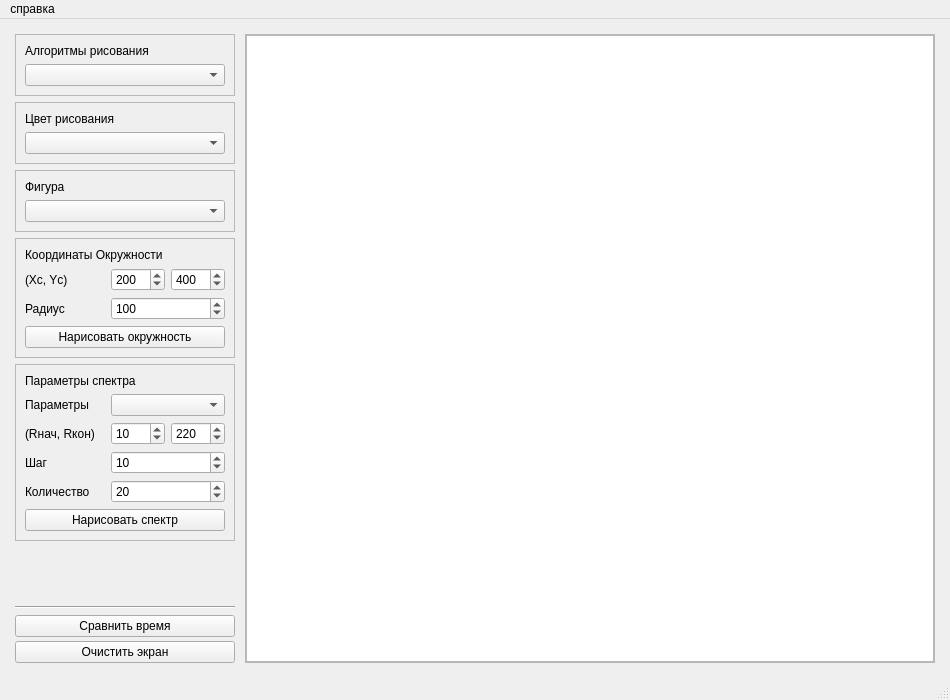
<?xml version="1.0" encoding="UTF-8"?>
<ui version="4.0">
 <class>MainWindow</class>
 <widget class="QMainWindow" name="MainWindow">
  <property name="geometry">
   <rect>
    <x>0</x>
    <y>0</y>
    <width>950</width>
    <height>700</height>
   </rect>
  </property>
  <property name="minimumSize">
   <size>
    <width>850</width>
    <height>680</height>
   </size>
  </property>
  <property name="windowTitle">
   <string>MainWindow</string>
  </property>
  <widget class="QWidget" name="centralwidget">
   <property name="sizePolicy">
    <sizepolicy hsizetype="Preferred" vsizetype="Preferred">
     <horstretch>0</horstretch>
     <verstretch>0</verstretch>
    </sizepolicy>
   </property>
   <layout class="QVBoxLayout" name="verticalLayout_3">
    <item>
     <layout class="QHBoxLayout" name="horizontalLayout">
      <property name="spacing">
       <number>10</number>
      </property>
      <property name="sizeConstraint">
       <enum>QLayout::SetDefaultConstraint</enum>
      </property>
      <property name="leftMargin">
       <number>6</number>
      </property>
      <property name="topMargin">
       <number>6</number>
      </property>
      <property name="rightMargin">
       <number>6</number>
      </property>
      <property name="bottomMargin">
       <number>6</number>
      </property>
      <item>
       <layout class="QVBoxLayout" name="verticalLayout">
        <property name="spacing">
         <number>6</number>
        </property>
        <property name="sizeConstraint">
         <enum>QLayout::SetDefaultConstraint</enum>
        </property>
        <item>
         <layout class="QVBoxLayout" name="topLayout">
          <property name="spacing">
           <number>6</number>
          </property>
          <item>
           <widget class="QFrame" name="algsListFrame">
            <property name="frameShape">
             <enum>QFrame::StyledPanel</enum>
            </property>
            <property name="frameShadow">
             <enum>QFrame::Raised</enum>
            </property>
            <layout class="QVBoxLayout" name="verticalLayout_7">
             <item>
              <widget class="QLabel" name="algsListLabel">
               <property name="text">
                <string>Алгоритмы рисования</string>
               </property>
              </widget>
             </item>
             <item>
              <widget class="QComboBox" name="algorithmComboBox">
               <property name="minimumSize">
                <size>
                 <width>180</width>
                 <height>0</height>
                </size>
               </property>
              </widget>
             </item>
            </layout>
           </widget>
          </item>
          <item>
           <widget class="QFrame" name="colorFrame">
            <property name="frameShape">
             <enum>QFrame::StyledPanel</enum>
            </property>
            <layout class="QVBoxLayout" name="verticalLayout_12">
             <item>
              <widget class="QLabel" name="colorChoiceLabel">
               <property name="text">
                <string>Цвет рисования</string>
               </property>
              </widget>
             </item>
             <item>
              <widget class="QComboBox" name="colorComboBox"/>
             </item>
            </layout>
           </widget>
          </item>
          <item>
           <widget class="QFrame" name="FigureFrame">
            <property name="frameShape">
             <enum>QFrame::StyledPanel</enum>
            </property>
            <layout class="QVBoxLayout" name="verticalLayout_4">
             <item>
              <widget class="QLabel" name="figureLabel">
               <property name="text">
                <string>Фигура</string>
               </property>
              </widget>
             </item>
             <item>
              <widget class="QComboBox" name="figureComboBox"/>
             </item>
            </layout>
           </widget>
          </item>
          <item>
           <widget class="QStackedWidget" name="CircleEllipseSW">
            <property name="enabled">
             <bool>true</bool>
            </property>
            <property name="sizePolicy">
             <sizepolicy hsizetype="Maximum" vsizetype="Preferred">
              <horstretch>0</horstretch>
              <verstretch>0</verstretch>
             </sizepolicy>
            </property>
            <property name="currentIndex">
             <number>0</number>
            </property>
            <widget class="QWidget" name="circlePage">
             <property name="sizePolicy">
              <sizepolicy hsizetype="Preferred" vsizetype="Preferred">
               <horstretch>0</horstretch>
               <verstretch>0</verstretch>
              </sizepolicy>
             </property>
             <property name="minimumSize">
              <size>
               <width>220</width>
               <height>0</height>
              </size>
             </property>
             <layout class="QVBoxLayout" name="verticalLayout_5">
              <property name="leftMargin">
               <number>0</number>
              </property>
              <property name="topMargin">
               <number>0</number>
              </property>
              <property name="rightMargin">
               <number>0</number>
              </property>
              <property name="bottomMargin">
               <number>0</number>
              </property>
              <item>
               <widget class="QFrame" name="drawCircleFrame">
                <property name="sizePolicy">
                 <sizepolicy hsizetype="Ignored" vsizetype="Preferred">
                  <horstretch>0</horstretch>
                  <verstretch>0</verstretch>
                 </sizepolicy>
                </property>
                <property name="frameShape">
                 <enum>QFrame::StyledPanel</enum>
                </property>
                <layout class="QVBoxLayout" name="verticalLayout_13">
                 <item>
                  <widget class="QLabel" name="drawCircleLabel">
                   <property name="text">
                    <string>Координаты Окружности</string>
                   </property>
                  </widget>
                 </item>
                 <item>
                  <layout class="QGridLayout" name="circleInputGrid" columnminimumwidth="80,0,0">
                   <item row="1" column="0">
                    <widget class="QLabel" name="circleCenterLabel">
                     <property name="text">
                      <string>(Xc, Yc)</string>
                     </property>
                    </widget>
                   </item>
                   <item row="2" column="0">
                    <widget class="QLabel" name="circleRadiusLabel">
                     <property name="text">
                      <string>Радиус</string>
                     </property>
                    </widget>
                   </item>
                   <item row="1" column="1">
                    <widget class="QSpinBox" name="circleCenterX_SB">
                     <property name="maximum">
                      <number>600</number>
                     </property>
                     <property name="value">
                      <number>200</number>
                     </property>
                    </widget>
                   </item>
                   <item row="1" column="2">
                    <widget class="QSpinBox" name="circleCenterY_SB">
                     <property name="maximum">
                      <number>600</number>
                     </property>
                     <property name="value">
                      <number>400</number>
                     </property>
                    </widget>
                   </item>
                   <item row="2" column="1" colspan="2">
                    <widget class="QSpinBox" name="circleRadiusSB">
                     <property name="maximum">
                      <number>600</number>
                     </property>
                     <property name="value">
                      <number>100</number>
                     </property>
                    </widget>
                   </item>
                  </layout>
                 </item>
                 <item>
                  <widget class="QPushButton" name="drawCircleBtn">
                   <property name="text">
                    <string>Нарисовать окружность</string>
                   </property>
                  </widget>
                 </item>
                </layout>
               </widget>
              </item>
              <item>
               <widget class="QFrame" name="circleSpectrumFrame">
                <property name="sizePolicy">
                 <sizepolicy hsizetype="Ignored" vsizetype="Preferred">
                  <horstretch>0</horstretch>
                  <verstretch>0</verstretch>
                 </sizepolicy>
                </property>
                <property name="frameShape">
                 <enum>QFrame::StyledPanel</enum>
                </property>
                <layout class="QVBoxLayout" name="verticalLayout_14">
                 <item>
                  <widget class="QLabel" name="circleSpectrumLabel">
                   <property name="text">
                    <string>Параметры спектра</string>
                   </property>
                  </widget>
                 </item>
                 <item>
                  <layout class="QGridLayout" name="circleSpectrumInputGrid" columnminimumwidth="80,0,0">
                   <item row="2" column="0">
                    <widget class="QLabel" name="circleScpectRbRe_label">
                     <property name="sizePolicy">
                      <sizepolicy hsizetype="Preferred" vsizetype="Preferred">
                       <horstretch>0</horstretch>
                       <verstretch>0</verstretch>
                      </sizepolicy>
                     </property>
                     <property name="text">
                      <string>(Rнач, Rкон)</string>
                     </property>
                    </widget>
                   </item>
                   <item row="2" column="2">
                    <widget class="QSpinBox" name="circleSpectReSB">
                     <property name="maximum">
                      <number>600</number>
                     </property>
                     <property name="value">
                      <number>220</number>
                     </property>
                    </widget>
                   </item>
                   <item row="2" column="1">
                    <widget class="QSpinBox" name="circleSpectRbSB">
                     <property name="maximum">
                      <number>600</number>
                     </property>
                     <property name="value">
                      <number>10</number>
                     </property>
                    </widget>
                   </item>
                   <item row="4" column="0">
                    <widget class="QLabel" name="circleSpectCountLabel">
                     <property name="text">
                      <string>Количество</string>
                     </property>
                    </widget>
                   </item>
                   <item row="4" column="1" colspan="2">
                    <widget class="QSpinBox" name="circleSpectCountSB">
                     <property name="minimum">
                      <number>1</number>
                     </property>
                     <property name="maximum">
                      <number>999</number>
                     </property>
                     <property name="value">
                      <number>20</number>
                     </property>
                    </widget>
                   </item>
                   <item row="3" column="0">
                    <widget class="QLabel" name="circleSpectStepLabel">
                     <property name="text">
                      <string>Шаг</string>
                     </property>
                    </widget>
                   </item>
                   <item row="1" column="0">
                    <widget class="QLabel" name="circleSpectParamsLabel">
                     <property name="sizePolicy">
                      <sizepolicy hsizetype="Preferred" vsizetype="Preferred">
                       <horstretch>0</horstretch>
                       <verstretch>0</verstretch>
                      </sizepolicy>
                     </property>
                     <property name="text">
                      <string>Параметры</string>
                     </property>
                    </widget>
                   </item>
                   <item row="1" column="1" colspan="2">
                    <widget class="QComboBox" name="circleSpectParamsCB">
                     <property name="sizePolicy">
                      <sizepolicy hsizetype="Ignored" vsizetype="Fixed">
                       <horstretch>0</horstretch>
                       <verstretch>0</verstretch>
                      </sizepolicy>
                     </property>
                    </widget>
                   </item>
                   <item row="3" column="1" colspan="2">
                    <widget class="QSpinBox" name="circleSpectStepSB">
                     <property name="minimum">
                      <number>1</number>
                     </property>
                     <property name="maximum">
                      <number>300</number>
                     </property>
                     <property name="value">
                      <number>10</number>
                     </property>
                    </widget>
                   </item>
                  </layout>
                 </item>
                 <item>
                  <widget class="QPushButton" name="drawCircleSpectBtn">
                   <property name="text">
                    <string>Нарисовать спектр</string>
                   </property>
                  </widget>
                 </item>
                </layout>
               </widget>
              </item>
             </layout>
            </widget>
            <widget class="QWidget" name="ellipsePage">
             <property name="sizePolicy">
              <sizepolicy hsizetype="Preferred" vsizetype="Preferred">
               <horstretch>0</horstretch>
               <verstretch>0</verstretch>
              </sizepolicy>
             </property>
             <property name="minimumSize">
              <size>
               <width>220</width>
               <height>0</height>
              </size>
             </property>
             <layout class="QVBoxLayout" name="verticalLayout_6">
              <property name="leftMargin">
               <number>0</number>
              </property>
              <property name="topMargin">
               <number>0</number>
              </property>
              <property name="rightMargin">
               <number>0</number>
              </property>
              <property name="bottomMargin">
               <number>0</number>
              </property>
              <item>
               <widget class="QFrame" name="drawEllipseFrame">
                <property name="frameShape">
                 <enum>QFrame::StyledPanel</enum>
                </property>
                <layout class="QVBoxLayout" name="verticalLayout_15">
                 <item>
                  <widget class="QLabel" name="drawEllipseLabel">
                   <property name="text">
                    <string>Параметры эллипса</string>
                   </property>
                  </widget>
                 </item>
                 <item>
                  <layout class="QGridLayout" name="ellipseInputGrid" columnminimumwidth="80,0,0">
                   <item row="0" column="2">
                    <widget class="QSpinBox" name="ellipseCenterY_SB">
                     <property name="maximum">
                      <number>600</number>
                     </property>
                     <property name="value">
                      <number>200</number>
                     </property>
                    </widget>
                   </item>
                   <item row="0" column="0">
                    <widget class="QLabel" name="ellipseCenterLabel">
                     <property name="text">
                      <string>(Xc, Yc)</string>
                     </property>
                    </widget>
                   </item>
                   <item row="0" column="1">
                    <widget class="QSpinBox" name="ellipseCenterX_SB">
                     <property name="maximum">
                      <number>600</number>
                     </property>
                     <property name="value">
                      <number>400</number>
                     </property>
                    </widget>
                   </item>
                   <item row="1" column="0">
                    <widget class="QLabel" name="ellipseRaRb_label">
                     <property name="text">
                      <string>(Ra, Rb)</string>
                     </property>
                    </widget>
                   </item>
                   <item row="1" column="1">
                    <widget class="QSpinBox" name="ellipseRa_SB">
                     <property name="maximum">
                      <number>600</number>
                     </property>
                     <property name="value">
                      <number>130</number>
                     </property>
                    </widget>
                   </item>
                   <item row="1" column="2">
                    <widget class="QSpinBox" name="ellipseRb_SB">
                     <property name="maximum">
                      <number>600</number>
                     </property>
                     <property name="value">
                      <number>70</number>
                     </property>
                    </widget>
                   </item>
                  </layout>
                 </item>
                 <item>
                  <widget class="QPushButton" name="drawEllipseBtn">
                   <property name="text">
                    <string>Нарисовать эллипс</string>
                   </property>
                  </widget>
                 </item>
                </layout>
               </widget>
              </item>
              <item>
               <widget class="QFrame" name="ellipseSpectrumFrame">
                <property name="frameShape">
                 <enum>QFrame::StyledPanel</enum>
                </property>
                <layout class="QVBoxLayout" name="verticalLayout_16">
                 <item>
                  <widget class="QLabel" name="ellipseSpectrumLabel">
                   <property name="text">
                    <string>Параметры спектра</string>
                   </property>
                  </widget>
                 </item>
                 <item>
                  <layout class="QGridLayout" name="ellipseSpectInputGrid" columnminimumwidth="80,0,0">
                   <item row="1" column="1">
                    <widget class="QSpinBox" name="ellipseSpectRaBegin_SB">
                     <property name="maximum">
                      <number>600</number>
                     </property>
                     <property name="value">
                      <number>60</number>
                     </property>
                    </widget>
                   </item>
                   <item row="0" column="0">
                    <widget class="QLabel" name="ellipseSpectParamsLabel">
                     <property name="text">
                      <string>Параметры</string>
                     </property>
                    </widget>
                   </item>
                   <item row="0" column="1" colspan="2">
                    <widget class="QComboBox" name="ellipseSpectParamsCB"/>
                   </item>
                   <item row="2" column="1" colspan="2">
                    <widget class="QSpinBox" name="ellipseSpectStepSB">
                     <property name="minimum">
                      <number>1</number>
                     </property>
                     <property name="maximum">
                      <number>300</number>
                     </property>
                     <property name="value">
                      <number>10</number>
                     </property>
                    </widget>
                   </item>
                   <item row="2" column="0">
                    <widget class="QLabel" name="ellipseSpectStepLabel">
                     <property name="text">
                      <string>Шаг</string>
                     </property>
                    </widget>
                   </item>
                   <item row="1" column="0">
                    <widget class="QLabel" name="ellipseSpectRabBegin_label">
                     <property name="text">
                      <string>(Raн, Rbн)</string>
                     </property>
                    </widget>
                   </item>
                   <item row="1" column="2">
                    <widget class="QSpinBox" name="ellipseSpectRbBegin_SB">
                     <property name="maximum">
                      <number>600</number>
                     </property>
                     <property name="value">
                      <number>40</number>
                     </property>
                    </widget>
                   </item>
                   <item row="3" column="0">
                    <widget class="QLabel" name="ellipseSpectCountLabel">
                     <property name="text">
                      <string>Количество</string>
                     </property>
                    </widget>
                   </item>
                   <item row="3" column="1" colspan="2">
                    <widget class="QSpinBox" name="ellipseSpectCountSB">
                     <property name="minimum">
                      <number>1</number>
                     </property>
                     <property name="maximum">
                      <number>999</number>
                     </property>
                     <property name="value">
                      <number>10</number>
                     </property>
                    </widget>
                   </item>
                  </layout>
                 </item>
                 <item>
                  <widget class="QPushButton" name="drawEllipseSpectrumBtn">
                   <property name="text">
                    <string>Нарисовать спектр</string>
                   </property>
                  </widget>
                 </item>
                </layout>
               </widget>
              </item>
             </layout>
            </widget>
           </widget>
          </item>
         </layout>
        </item>
        <item>
         <spacer name="verticalSpacer">
          <property name="orientation">
           <enum>Qt::Vertical</enum>
          </property>
          <property name="sizeHint" stdset="0">
           <size>
            <width>20</width>
            <height>40</height>
           </size>
          </property>
         </spacer>
        </item>
        <item>
         <widget class="Line" name="line">
          <property name="orientation">
           <enum>Qt::Horizontal</enum>
          </property>
         </widget>
        </item>
        <item>
         <layout class="QVBoxLayout" name="bottomLayout">
          <property name="spacing">
           <number>4</number>
          </property>
          <item>
           <widget class="QPushButton" name="timeCompButton">
            <property name="text">
             <string>Сравнить время</string>
            </property>
           </widget>
          </item>
          <item>
           <widget class="QPushButton" name="cleanScreenButton">
            <property name="text">
             <string>Очистить экран</string>
            </property>
           </widget>
          </item>
         </layout>
        </item>
       </layout>
      </item>
      <item>
       <widget class="QFrame" name="graphicsViewFrame">
        <property name="sizePolicy">
         <sizepolicy hsizetype="Expanding" vsizetype="Preferred">
          <horstretch>0</horstretch>
          <verstretch>0</verstretch>
         </sizepolicy>
        </property>
        <property name="frameShape">
         <enum>QFrame::StyledPanel</enum>
        </property>
        <property name="frameShadow">
         <enum>QFrame::Raised</enum>
        </property>
        <layout class="QVBoxLayout" name="verticalLayout_2">
         <property name="leftMargin">
          <number>0</number>
         </property>
         <property name="topMargin">
          <number>0</number>
         </property>
         <property name="rightMargin">
          <number>0</number>
         </property>
         <property name="bottomMargin">
          <number>0</number>
         </property>
         <item>
          <widget class="QGraphicsView" name="graphicsView"/>
         </item>
        </layout>
       </widget>
      </item>
     </layout>
    </item>
   </layout>
  </widget>
  <widget class="QMenuBar" name="menubar">
   <property name="geometry">
    <rect>
     <x>0</x>
     <y>0</y>
     <width>950</width>
     <height>21</height>
    </rect>
   </property>
   <widget class="QMenu" name="help">
    <property name="title">
     <string>справка</string>
    </property>
    <addaction name="aboutTaskAction"/>
   </widget>
   <addaction name="help"/>
  </widget>
  <widget class="QStatusBar" name="statusbar"/>
  <action name="fileImportAction">
   <property name="text">
    <string>импорт модели</string>
   </property>
  </action>
  <action name="aboutTaskAction">
   <property name="text">
    <string>О программе</string>
   </property>
  </action>
  <action name="fileExportAction">
   <property name="text">
    <string>экспорт модели</string>
   </property>
  </action>
 </widget>
 <resources/>
 <connections/>
</ui>
